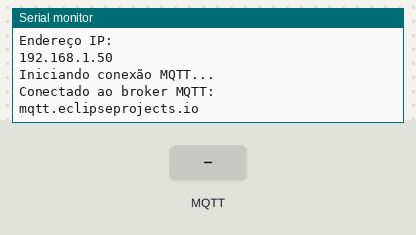
Simulated run of this sketch. Board: ESP32. Shown: the last lines printed to the serial monitor. The test bench sets the inputs (shaded band). WiFi joins after 1.5 s; servers stay silent unless stated; no MQTT or app messages arrive unless stated.

Above: at 2.7 s.
2.8 s: MQTT message "ON" arrives on the first subscribed topic
At 4.0 s:
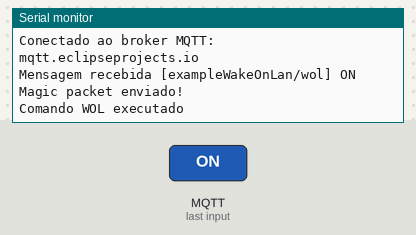
4.3 s: MQTT message "1" arrives on the first subscribed topic
At 4.9 s:
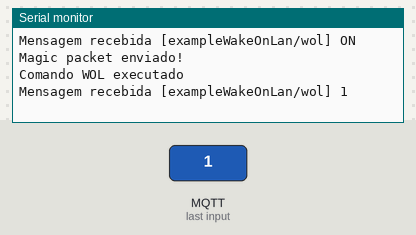
6.5 s: MQTT message "on" arrives on the first subscribed topic
At 7.6 s:
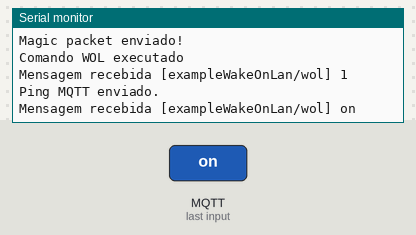
8.0 s: MQTT message "off" arrives on the first subscribed topic
At 9.0 s:
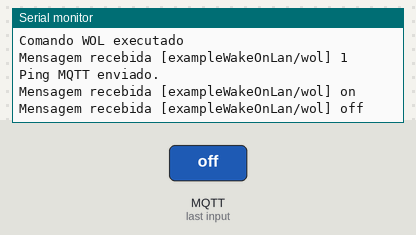

The sketch:

wakeonlan-esp32.ino
```cpp
#include <WiFi.h>
#include <PubSubClient.h>
#include <WiFiUdp.h>
#include <Ticker.h>

Ticker watchdogTicker;
bool shouldReboot = false;

unsigned long lastPingTime = 0;
const unsigned long pingInterval = 5000;

unsigned long lastRestartTime = 0;
const unsigned long restartInterval = 5 * 60 * 1000;

void rebootDevice() {
  Serial.println("Watchdog timeout! Reiniciando...");
  ESP.restart();
}

void feedWatchdog() {
  shouldReboot = false;
  watchdogTicker.once(10, rebootDevice);
}

const char* ssid = "wifi";
const char* password = "password";

byte mac[6] = { 0xAA, 0xAA, 0xAA, 0xAA, 0xAA, 0xAA };

const char* mqtt_servers[] = {
  "mqtt.eclipseprojects.io",
  "broker.emqx.io",
  "broker.hivemq.com"
};
const int mqtt_port = 1883;
const int num_brokers = 3;
int current_broker = 0;

const char* topic_subscribe = "exampleWakeOnLan/wol";
const char* topic_ping = "exampleWakeOnLan/ping";
const char* topic_publish = "exampleWakeOnLan/feedback";

WiFiClient espClient;
PubSubClient client(espClient);
WiFiUDP udp;

void sendWOL(byte *macAddress) {
  byte magicPacket[102];

  for (int i = 0; i < 6; i++) magicPacket[i] = 0xFF;
  for (int i = 1; i <= 16; i++) {
    for (int j = 0; j < 6; j++) {
      magicPacket[i * 6 + j] = macAddress[j];
    }
  }

  udp.beginPacket("255.255.255.255", 9);
  udp.write(magicPacket, sizeof(magicPacket));
  udp.endPacket();

  Serial.println("Magic packet enviado!");
  client.publish(topic_publish, "WOL_ENVIADO:SUCESSO");
}

void setup_wifi() {
  delay(10);
  Serial.println();
  Serial.print("Conectando a ");
  Serial.println(ssid);

  WiFi.begin(ssid, password);

  while (WiFi.status() != WL_CONNECTED) {
    delay(500);
    Serial.print(".");
  }

  Serial.println("");
  Serial.println("WiFi conectado");
  Serial.println("Endereço IP: ");
  Serial.println(WiFi.localIP());
}

void callback(char* topic, byte* payload, unsigned int length) {
  Serial.print("Mensagem recebida [");
  Serial.print(topic);
  Serial.print("] ");

  String message;
  for (int i = 0; i < length; i++) {
    message += (char)payload[i];
  }
  Serial.println(message);

  if (message == "ON") {
    udp.begin(9);
    sendWOL(mac);
    Serial.println("Comando WOL executado");
  } else {
    client.publish(topic_publish, "ERRO:COMANDO_INVALIDO");
  }
}

void switchBroker() {
  current_broker = (current_broker + 1) % num_brokers;
  Serial.print("Alternando para o broker: ");
  Serial.println(mqtt_servers[current_broker]);

  client.setServer(mqtt_servers[current_broker], mqtt_port);
}

void reconnect() {
  if (client.connected()) return;

  Serial.println("\nIniciando conexão MQTT...");
  client.setSocketTimeout(30);
  client.setKeepAlive(60);

  String clientId = "ESP32-" + String(mac[3], HEX) + String(mac[4], HEX) + String(mac[5], HEX);

  if (client.connect(clientId.c_str())) {
    Serial.print("Conectado ao broker MQTT: ");
    Serial.println(mqtt_servers[current_broker]);
    client.subscribe(topic_subscribe);
    client.publish(topic_publish, "RECONECTADO");
  } else {
    Serial.print("Falha na conexão com ");
    Serial.print(mqtt_servers[current_broker]);
    Serial.println(". Estado: " + String(client.state()));
    switchBroker();
    delay(2000);
  }
}

void setup() {
  Serial.begin(115200);
  setup_wifi();

  client.setServer(mqtt_servers[current_broker], mqtt_port);
  client.setCallback(callback);
  client.setBufferSize(128);

  watchdogTicker.once(10, rebootDevice);
  lastRestartTime = millis();
}

void loop() {
  feedWatchdog();

  if (WiFi.status() != WL_CONNECTED) {
    Serial.println("WiFi desconectado, reconectando...");
    setup_wifi();
    delay(1000);
    return;
  }

  if (!client.connected()) {
    reconnect();
  }

  if (millis() - lastPingTime > pingInterval) {
    lastPingTime = millis();
    client.publish(topic_ping, "PING:ONLINE");
    Serial.println("Ping MQTT enviado.");
  }

  if (millis() - lastRestartTime >= restartInterval) {
    Serial.println("Reinício programado: 5 minutos atingidos.");
    ESP.restart();
  }

  client.loop();
  delay(100);
}
```

Measured:
- after the input at 2.8 s, the serial monitor: prints a new line after 0.07 s (image 1)
- after the input at 4.3 s, the serial monitor: prints a new line after 0.08 s (image 2)
- after the input at 6.5 s, the serial monitor: prints a new line after 0.09 s (image 3)
- after the input at 8.0 s, the serial monitor: prints a new line after 0.09 s (image 4)
